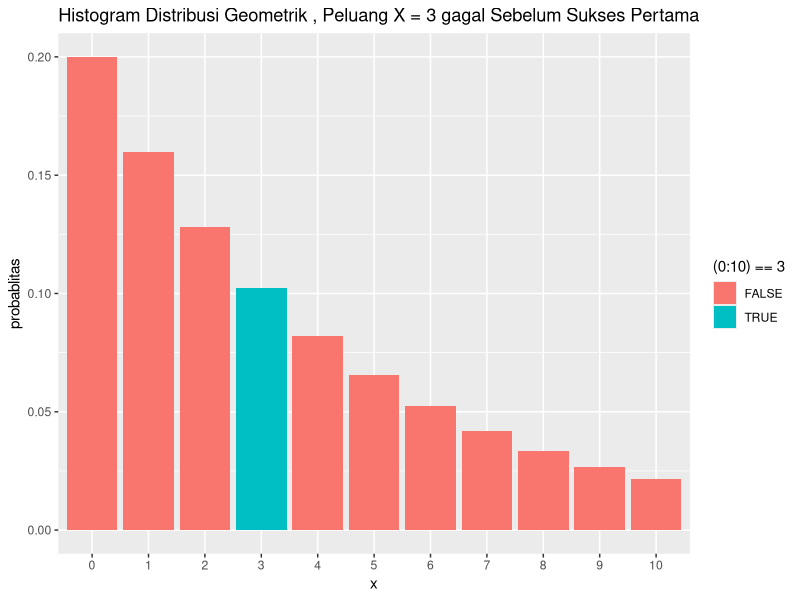
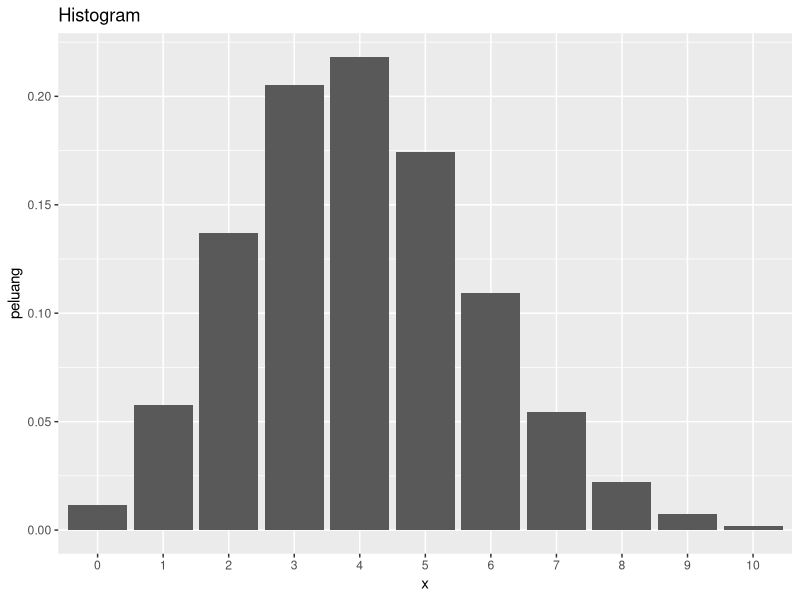
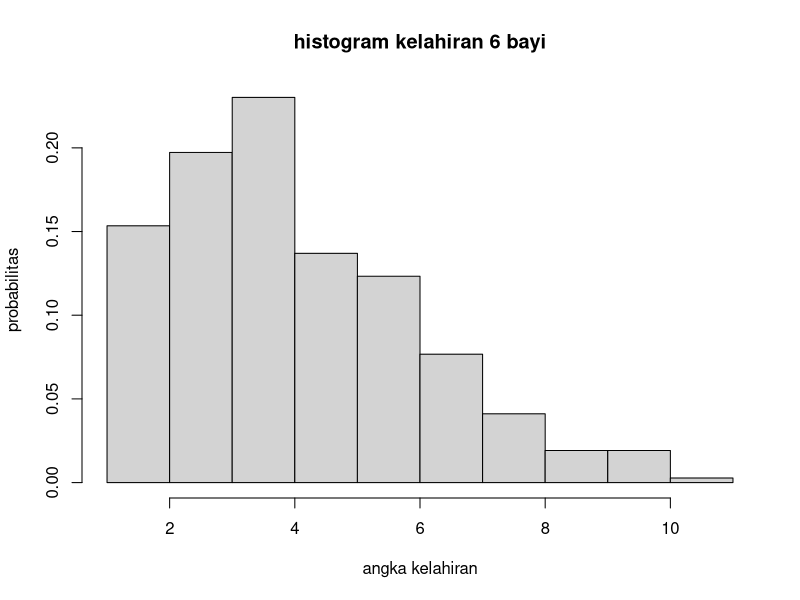
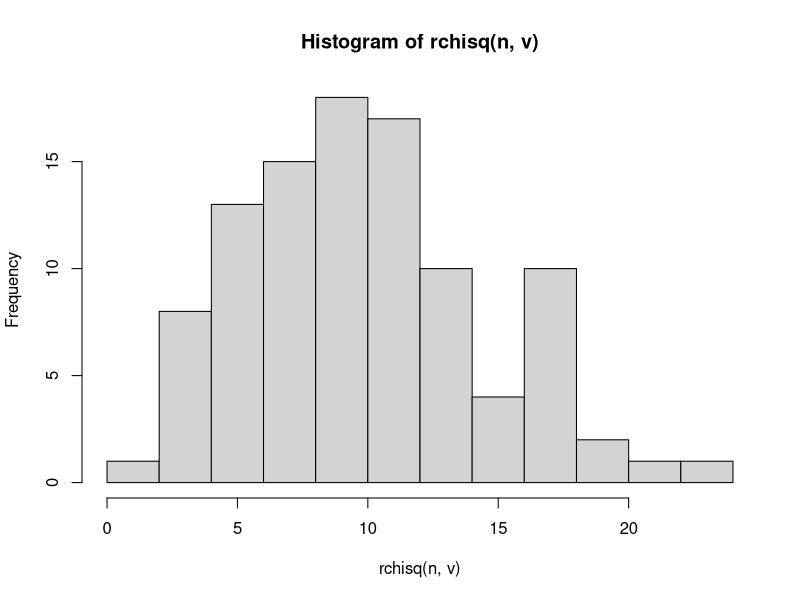
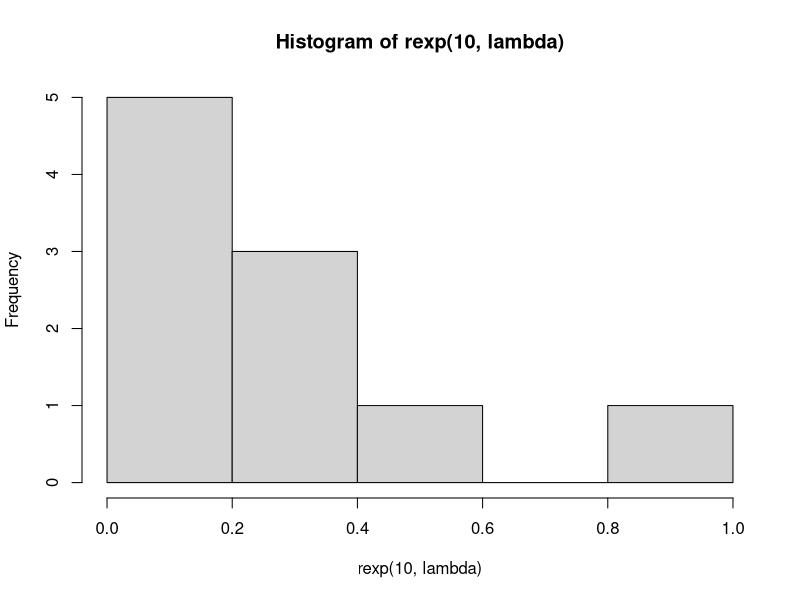
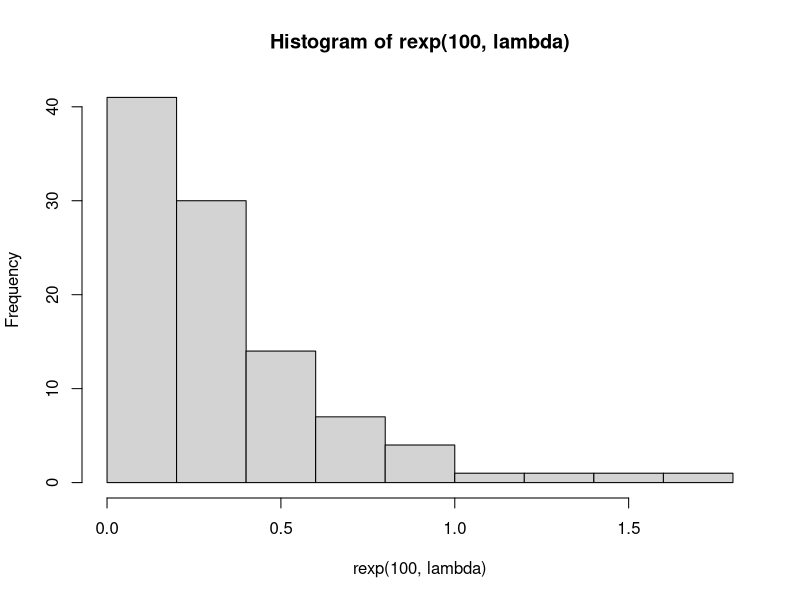
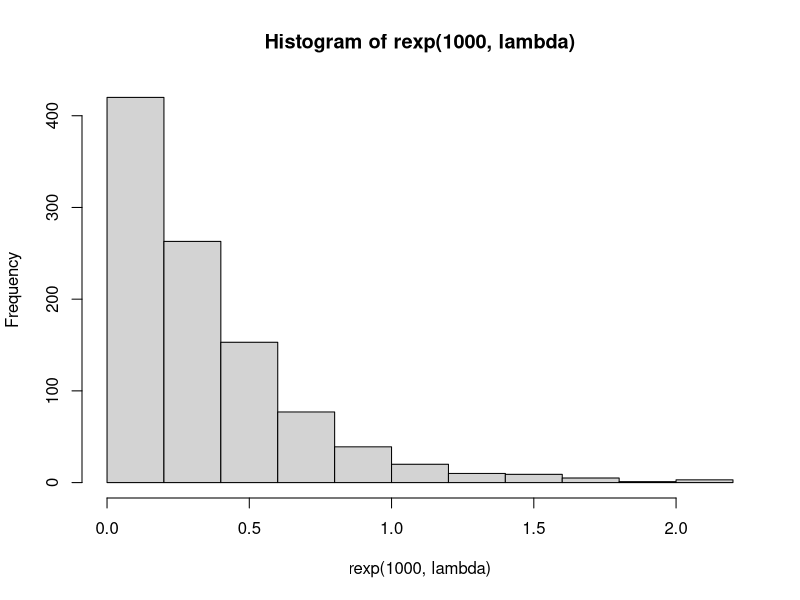
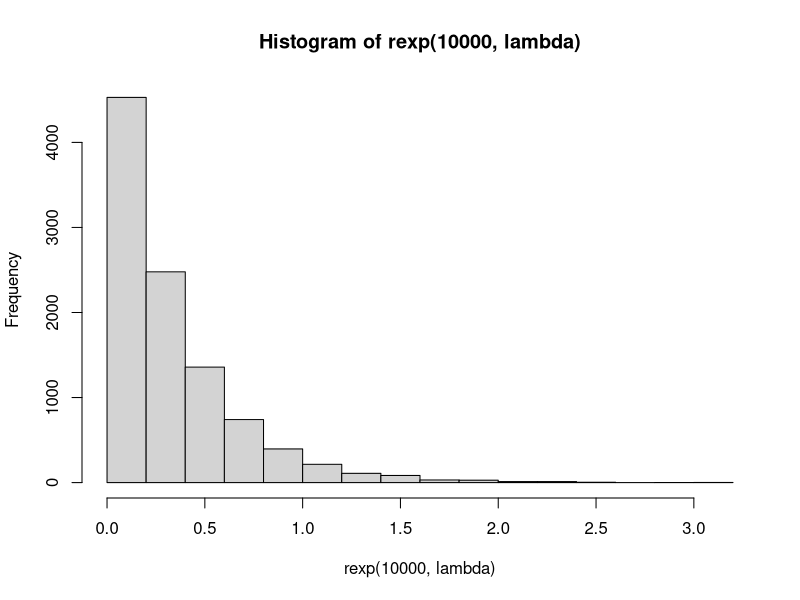

The R script that drew these images, in order:
set.seed(1)
# 1a
x = 3
p = 0.20
ans = dgeom(x,p)
print(ans)

#1b
n = 10000
prob = 0.20
ans = mean(rgeom(n, prob)==3)
print(ans)

#1c
print("perbandingan poin a dan b adalah bahwa rataan dari 10000 data random dengan x yang sama itu mendekati dengan nilai peluang di 1a.")

#1d
library(ggplot2)
prob = 0.20
dataframe = data.frame(0:10, dgeom(0:10, prob))
ggplot(dataframe, aes(x = factor(0:10), y = dgeom(0:10, prob), fill=(0:10)==3)) + geom_bar(stat="identity") + labs(title="Histogram Distribusi Geometrik , Peluang X = 3 gagal Sebelum Sukses Pertama", x = "x", y = "probablitas")

#1e
p = 0.20
rataan = 1/p
print(rataan)

varian = (1-p)/(p*p)
print(varian)


#2a
k = 4
n = 20
p = 0.2
ans = dbinom(k,n,p)
print(ans)

#2b
library(ggplot2)
n = 20
p = 0.2
dataframe = data.frame(0:10, dbinom(0:10, n, prob))
ggplot(dataframe, aes(x = factor(0:10), y = dbinom(0:10, n, prob)))+ geom_bar(stat="identity")+ labs(title="Histogram", x = "x", y = "peluang")

#2c
n = 20
p = 0.2
rataan = n*p
print(rataan)

varian = n*p*(1-p)
print(varian)

#3a
x = 6
lambda = 4.5
print(dpois(x, lambda))

#3b
set.seed(1)
n = 365
lambda = 4.5
hist(rpois(n,lambda), main="histogram kelahiran 6 bayi", xlab = "angka kelahiran", ylab = "probabilitas", freq = FALSE)


#3c
print("hasil yang diberikan di 3b kurang lebih sama dengan di 3a jadi selama 1 tahun bisa dikatakan peluang 6 bayi konsisten meskipun tidak sama.")

#3d
lambda = 4.5
rataan = lambda
print(rataan)
varian = lambda
print(varian)

#4a
x = 2
v = 10
print(dchisq(x,v))

#4b
n = 100
v = 10
hist(rchisq(n,v))

#4c
v = 10
rataan = v
print(rataan)
varian = 2*v
print(varian)

#5a
set.seed(1)
#misal x=10 untuk random
x = 10
lambda = 3
print(rexp(x, lambda))

#5b
set.seed(1)
lambda = 3
hist(rexp(10, lambda))

set.seed(1)
hist(rexp(100, lambda))

set.seed(1)
hist(rexp(1000, lambda))

set.seed(1)
hist(rexp(10000, lambda))
 
#5c
set.seed(1)
n = 100
lambda = 30
print(mean(rexp(n,lambda)))
print(var(rexp(n,lambda)))

#6a
set.seed(1)
n = 100
mean = 50
sd = 8
data = rnorm(n,mean,sd)
x1 = floor(mean(data))
x2 = ceiling(mean(data))
p = pnorm(x2, mean, sd) - pnorm(x1, mean, sd)
print(p)
zscore = (data - mean(data))/sd(data)
print(zscore)
plot(data)

#6b
set.seed(1)
n = 100
mean = 50
sd = 8
data = rnorm(n,mean,sd)
hist(data, breaks=50, main="5025211014_Alexander Weynard Samsico_Probstat_A_DNhistogram")

#6c
set.seed(1)
n = 100
mean = 50
sd = 8
data = rnorm(n,mean,sd)
varian = var(data)
print(varian)

